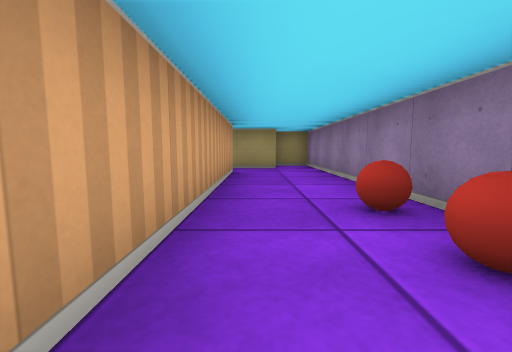
View 1 (above)

24 first-person views from a walk through a cub3D level. The camera is about half as high as the walls, tilts 6° down and sees 90° across. The floor is counted in squares. Each view is taken from the middle of a square. On the plan, view 1 faces up. The plan holds only what a view shows up to about 9 squares ahead; the rest is blank.

View 2
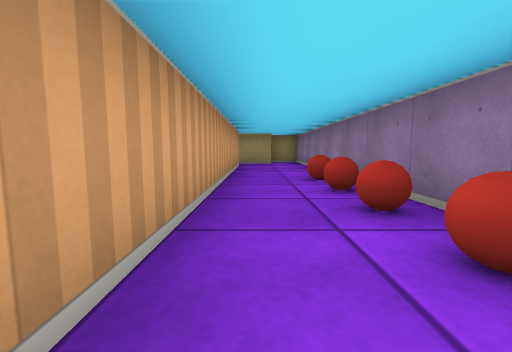

View 3
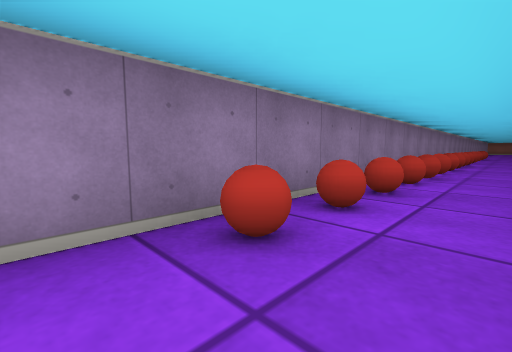

View 4
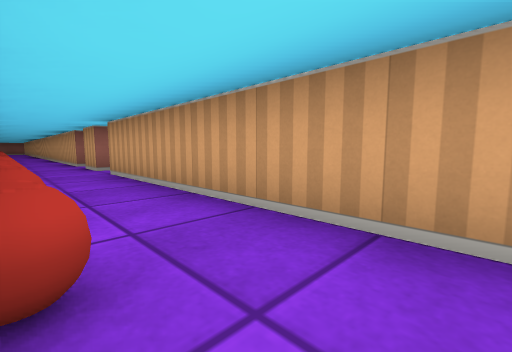

View 5
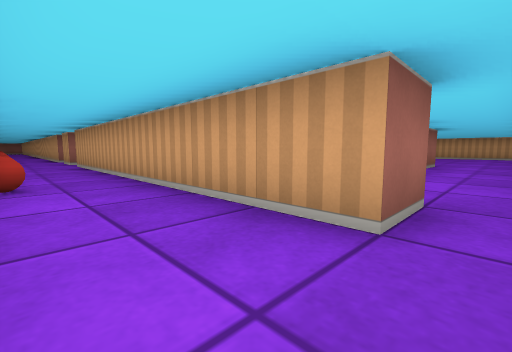

View 6
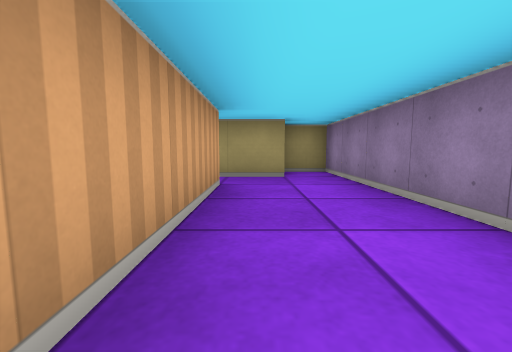

View 7
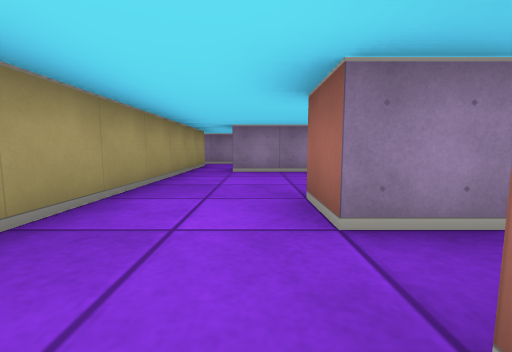

View 8
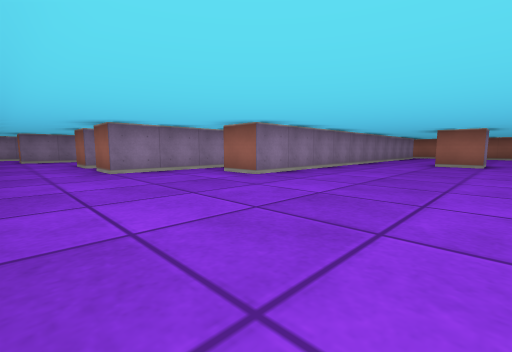

View 9
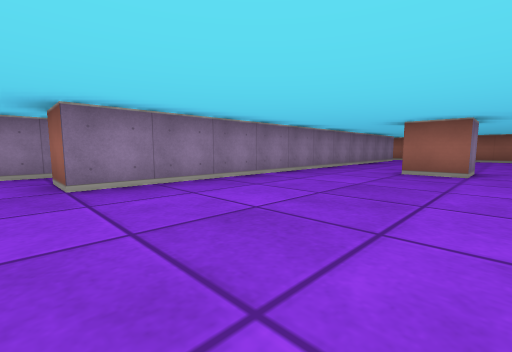

View 10
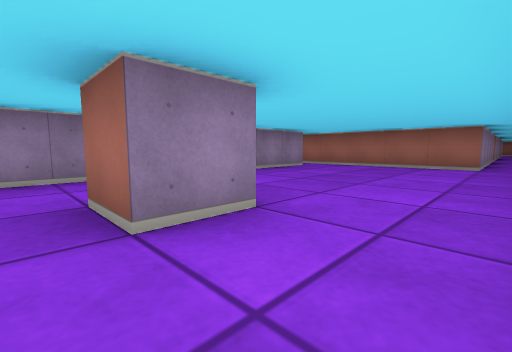

View 11
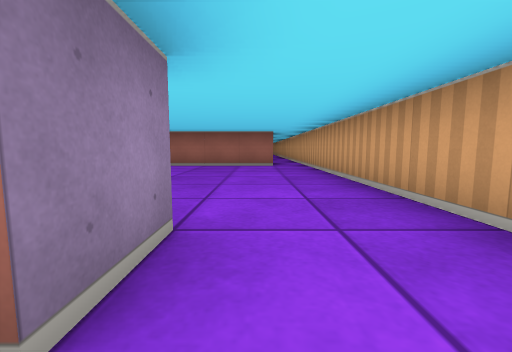

View 12
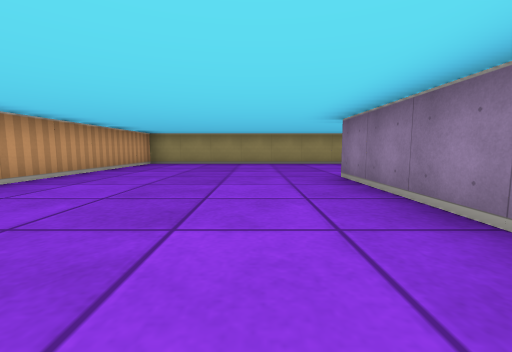

View 13
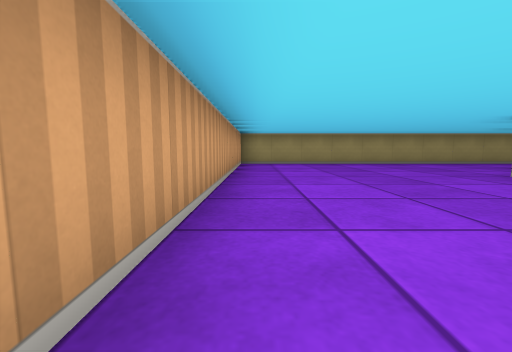

View 14
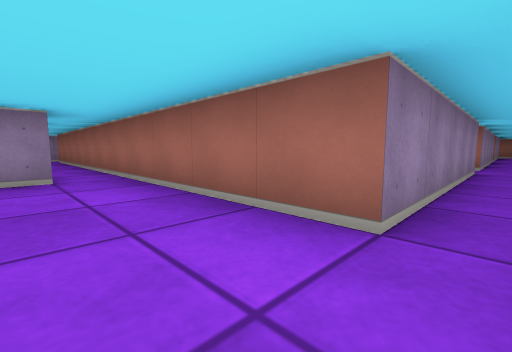

View 15
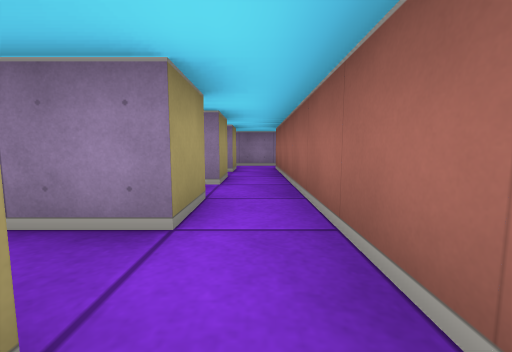

View 16
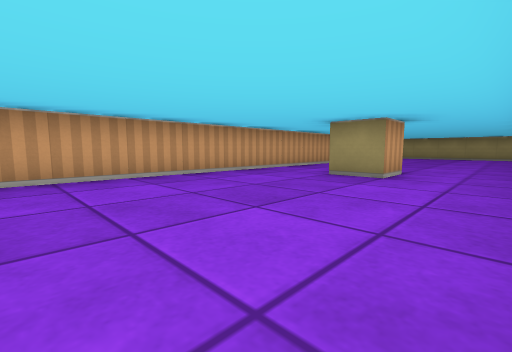

View 17
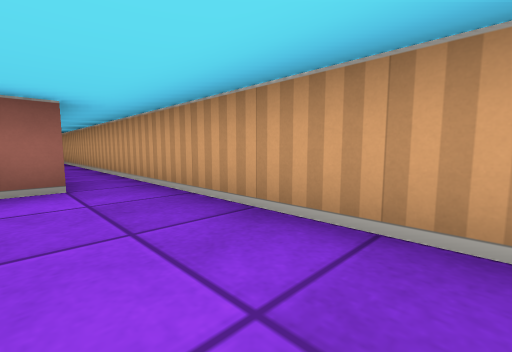

View 18
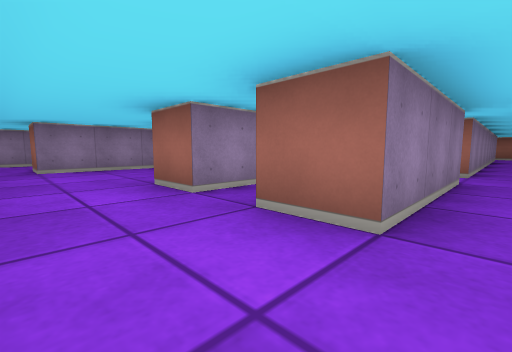

View 19
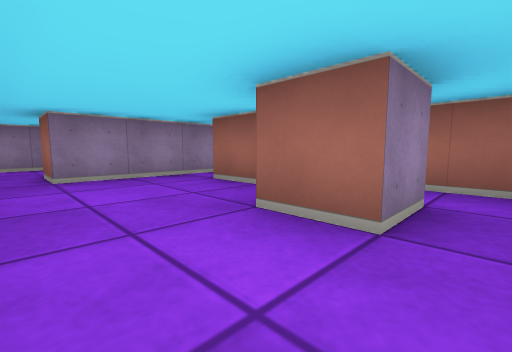

View 20
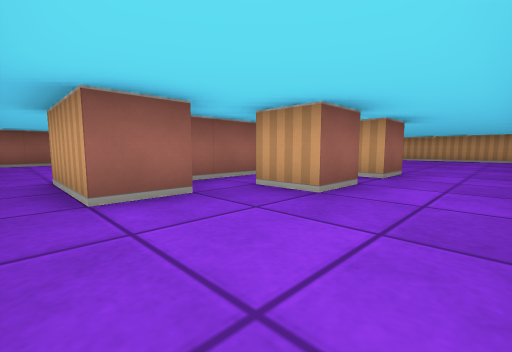

View 21
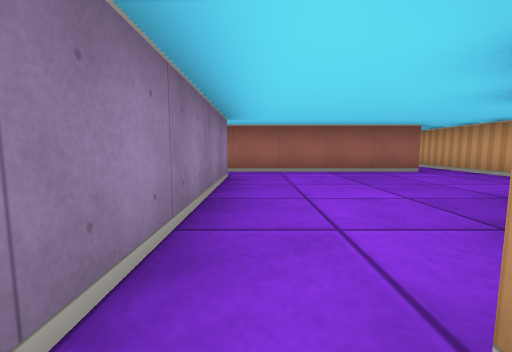

View 22
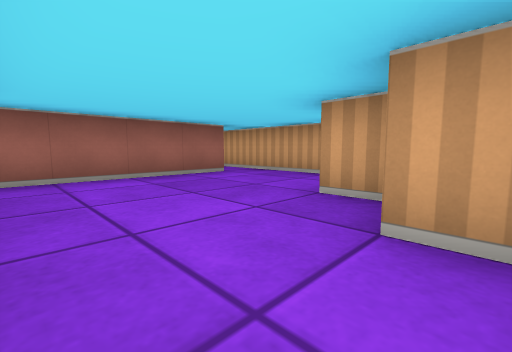

View 23
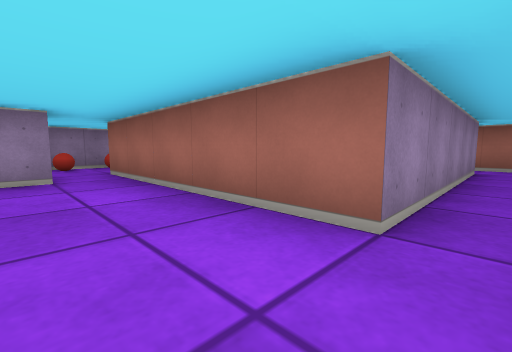

View 24
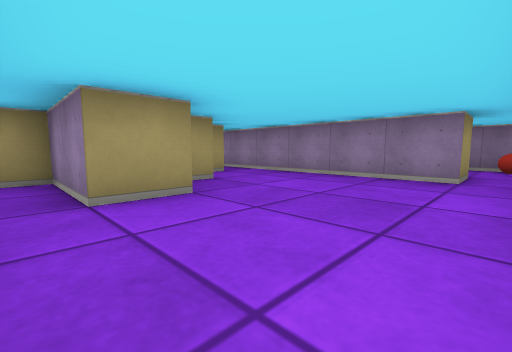

### Floor plan
Points are (right, up) in squares from view 1. A wall is a line through its corners. A room is listed if a view was taken in it or the views show most of it. See-through windows are left out.
Room 1 (views 1, 2, 3, 4, 5, 6)
walls: (1.5, -8.4) (1.5, 7.5) (0.5, 7.5); (-0.5, -5.5) (-0.5, -8.2); (-0.5, -3.5) (-0.5, -4.5); (-0.5, 5.5) (-0.5, -2.5); (0.6, 6.5) (-0.4, 6.5)
ways out: opening at (-1, 6) to room 3; opening at (-1, -3) to room 4; open door at (-1, -5)
objects: other object (1, -9); other object (1, -8); other object (1, -7); other object (1, -6); other object (1, -5); other object (1, -4); ball (1, -3); ball (1, -2); ball (1, -1); ball (1, 0); ball (1, 1); ball (1, 2)
Room 2 (views 7, 8, 9, 10, 11, 12, 13, 14, 15, 16, 17, 18)
walls: (-12.5, -3.5) (-12.5, -2.5) (-11.5, -2.5) (-11.5, -3.5) (-12.5, -3.5); (-9.5, -8.6) (-9.5, 2.5) (-8.5, 2.5); (-7.5, 1.5) (-7.5, 4.5) (-6.5, 4.5); (-13.5, -14.5) (-13.5, -9.5) (-8.5, -9.5); (-6.6, 6.5) (-14.5, 6.5) (-14.5, -16.5); (-13.5, -20.2) (-13.5, -15.5)
ways out: opening at (-7, 5.5) to room 3; opening at (-9, -9) to room 5; opening at (-8, 2) to room 5
Room 3 (views 19, 20)
walls: (-3.6, 3.5) (-2.5, 3.5); (-5.5, 3.4) (-5.5, 4.5) (-4.5, 4.5) (-4.5, 3.5); (-6.5, 4.5) (-6.5, 4); (-1.5, 3.5) (-1.5, 5.5) (-0.5, 5.5); (-6.1, 2.5) (-4, 2.5); (-0.4, 6.5) (-6.6, 6.5)
ways out: opening at (-1, 6) to room 1; opening at (-7, 5.5) to room 2; opening at (-2, 4) to room 4
Room 4 (views 21, 22, 23, 24)
walls: (-4.5, 0.2) (-4.5, -0.5) (-5.5, -0.5); (-6.5, -1.6) (-6.5, -5.1); (-3.5, 1.1) (-3.5, 0.5) (-4, 0.5); (-0.5, -2.5) (-1.5, -2.5) (-1.5, 3.5); (-2.5, 3.5) (-2.5, 1.5); (-5.5, -8.5) (-5.5, -3.5) (-0.5, -3.5); (-6.5, -9.5) (-5.5, -9.5)
ways out: opening at (-1, -3) to room 1; opening at (-2, 4) to room 3; opening at (-7, -9) to room 5; opening at (-6, 0) to room 6; opening at (-5, -9)
Room 5 (no view inside)
walls: (-6.5, -8.5) (-7.5, -8.5) (-7.5, 0.5); (-8.5, -9.5) (-6.5, -9.5)
ways out: opening at (-9, -9) to room 2; opening at (-8, 2) to room 2; opening at (-7, -9) to room 4; opening at (-7, 1) to room 6
Room 6 (no view inside)
walls: (-5.5, -0.5) (-5.5, 1.5) (-6.1, 1.5)
ways out: opening at (-6, 0) to room 4; opening at (-7, 1) to room 5

Where each view was taken, in squares from view 1:
view 1: 0 up, 0 right, facing up
view 2: 2 down, 0 right, facing up
view 3: 3 up, 0 right, facing down-right
view 4: 3 up, 1 right, facing down-left
view 5: 6 up, 1 right, facing down-left
view 6: 2 up, 0 right, facing up
view 7: 5 up, 7 left, facing right
view 8: 6 up, 13 left, facing down-right
view 9: 3 up, 13 left, facing down-right
view 10: 2 down, 14 left, facing down-right
view 11: 2 down, 13 left, facing down
view 12: 2 down, 11 left, facing up
view 13: 2 down, 14 left, facing up
view 14: 8 down, 14 left, facing down-right
view 15: 9 down, 9 left, facing right
view 16: 8 down, 10 left, facing up-left
view 17: 6 down, 13 left, facing down-left
view 18: 6 up, 8 left, facing down-right
view 19: 6 up, 6 left, facing down-right
view 20: 6 up, 2 left, facing down-left
view 21: 2 up, 2 left, facing down
view 22: 1 up, 2 left, facing down-left
view 23: 2 down, 6 left, facing down-right
view 24: 3 down, 6 left, facing up-right
